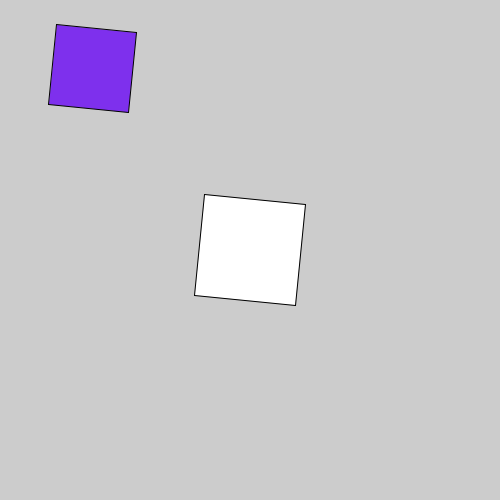
Frame 1 (no input)
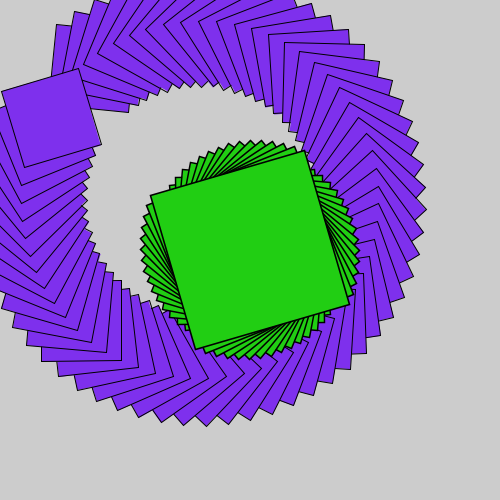
Frame 60 (the mouse pressed at the canvas centre just before this capture)
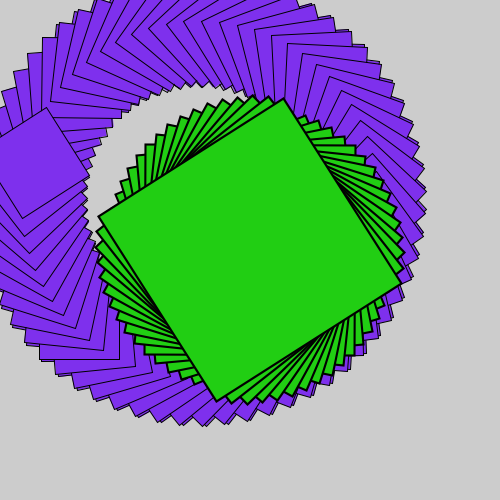
Frame 120 (the mouse held since frame 60 and released just before this capture)

The Processing sketch that drew these frames (run headless with seeded random() and noise(); from frame 60 on, the mouse is pressed at the canvas centre):

// Processing sketch: processing_112691
// ── processing_112691.pde


float angel = 0;
float s = 1;
float scaleSpeed = 0.01;
float t = 0;
float pinkOffset = 200;

void setup()
{
  
  
  
  
  size(500, 500);
}

void draw()
{
  t += 0.0167;
  frameRate(255);
  
  angel += 0.1;
  s += scaleSpeed;
  if (s > 3 || s < 0)
  {
    scaleSpeed = -scaleSpeed;
  }
  //rotate(radians(45));
  float degrees = radians(45);
  rectMode(CENTER);
  
  if (t > 0 && t < 25)
  {
    pushMatrix();
    translate(width/2, height/2);
    rotate(angel);
    scale(s);
    rect(0, 0, 100, 100);
    popMatrix();
  } 
 
  if (t > 25 && t < 40)
  {
    pinkOffset += 0.5;
    pushMatrix();
    fill(#F202E7);
    translate(pinkOffset, pinkOffset);
    rotate(angel);
    scale(1);
    rect(random(80, 120), random(80, 120), 50, 50);
    popMatrix();
  }
  else
  {
    fill(#7E30ED);
    pushMatrix();
    translate(200, 200);
    rotate(angel);
    scale(1);
    rect(-120, -120, 80, 80);
    popMatrix();
    fill(#21CE13);
  }
  
  

  
}
